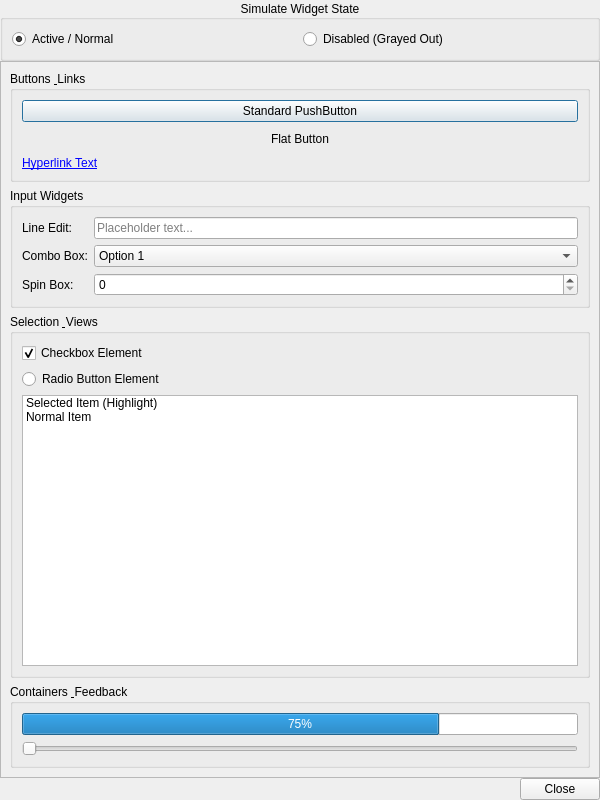
<?xml version="1.0" encoding="UTF-8"?>
<ui version="4.0">
 <class>ThemePreview</class>
 <widget class="QDialog" name="ThemePreview">
  <property name="geometry">
   <rect>
    <x>0</x>
    <y>0</y>
    <width>600</width>
    <height>800</height>
   </rect>
  </property>
  <property name="windowTitle">
   <string>Live Theme Preview</string>
  </property>
  <layout class="QVBoxLayout" name="lay_main">
   <property name="spacing">
    <number>0</number>
   </property>
   <property name="margin" stdset="0">
    <number>0</number>
   </property>
   <item>
    <widget class="QGroupBox" name="grp_state_sim">
     <property name="title">
      <string>Simulate Widget State</string>
     </property>
     <property name="alignment">
      <set>Qt::AlignCenter</set>
     </property>
     <layout class="QHBoxLayout" name="lay_state_sim">
      <item>
       <widget class="QRadioButton" name="rad_active">
        <property name="text">
         <string>Active / Normal</string>
        </property>
        <property name="checked">
         <bool>true</bool>
        </property>
       </widget>
      </item>
      <item>
       <widget class="QRadioButton" name="rad_disabled">
        <property name="text">
         <string>Disabled (Grayed Out)</string>
        </property>
       </widget>
      </item>
     </layout>
    </widget>
   </item>
   <item>
    <widget class="QScrollArea" name="sa_preview">
     <property name="widgetResizable">
      <bool>true</bool>
     </property>
     <widget class="QWidget" name="scrollContent">
      <property name="geometry">
       <rect>
        <x>0</x>
        <y>0</y>
        <width>598</width>
        <height>712</height>
       </rect>
      </property>
      <layout class="QVBoxLayout" name="lay_preview_content">
       <item>
        <widget class="QGroupBox" name="grp_buttons">
         <property name="title">
          <string>Buttons &amp; Links</string>
         </property>
         <layout class="QVBoxLayout" name="lay_buttons">
          <item>
           <widget class="QPushButton" name="btn_normal">
            <property name="text">
             <string>Standard PushButton</string>
            </property>
           </widget>
          </item>
          <item>
           <widget class="QPushButton" name="btn_flat">
            <property name="text">
             <string>Flat Button</string>
            </property>
            <property name="flat">
             <bool>true</bool>
            </property>
           </widget>
          </item>
          <item>
           <widget class="QLabel" name="l_link">
            <property name="text">
             <string>&lt;a href=&quot;#&quot;&gt;Hyperlink Text&lt;/a&gt;</string>
            </property>
           </widget>
          </item>
         </layout>
        </widget>
       </item>
       <item>
        <widget class="QGroupBox" name="grp_inputs">
         <property name="title">
          <string>Input Widgets</string>
         </property>
         <layout class="QFormLayout" name="lay_form">
          <item row="0" column="0">
           <widget class="QLabel" name="l_line_edit">
            <property name="text">
             <string>Line Edit:</string>
            </property>
           </widget>
          </item>
          <item row="0" column="1">
           <widget class="QLineEdit" name="edt_input">
            <property name="placeholderText">
             <string>Placeholder text...</string>
            </property>
           </widget>
          </item>
          <item row="1" column="0">
           <widget class="QLabel" name="l_combo">
            <property name="text">
             <string>Combo Box:</string>
            </property>
           </widget>
          </item>
          <item row="1" column="1">
           <widget class="QComboBox" name="cb_options">
            <item>
             <property name="text">
              <string>Option 1</string>
             </property>
            </item>
            <item>
             <property name="text">
              <string>Option 2</string>
             </property>
            </item>
           </widget>
          </item>
          <item row="2" column="0">
           <widget class="QLabel" name="l_spin">
            <property name="text">
             <string>Spin Box:</string>
            </property>
           </widget>
          </item>
          <item row="2" column="1">
           <widget class="QSpinBox" name="sb_value"/>
          </item>
         </layout>
        </widget>
       </item>
       <item>
        <widget class="QGroupBox" name="grp_selection">
         <property name="title">
          <string>Selection &amp; Views</string>
         </property>
         <layout class="QVBoxLayout" name="lay_selection">
          <item>
           <widget class="QCheckBox" name="chk_element">
            <property name="text">
             <string>Checkbox Element</string>
            </property>
            <property name="checked">
             <bool>true</bool>
            </property>
           </widget>
          </item>
          <item>
           <widget class="QRadioButton" name="rad_element">
            <property name="text">
             <string>Radio Button Element</string>
            </property>
           </widget>
          </item>
          <item>
           <widget class="QListWidget" name="lst_widget">
            <item>
             <property name="text">
              <string>Selected Item (Highlight)</string>
             </property>
            </item>
            <item>
             <property name="text">
              <string>Normal Item</string>
             </property>
            </item>
           </widget>
          </item>
         </layout>
        </widget>
       </item>
       <item>
        <widget class="QGroupBox" name="grp_progress">
         <property name="title">
          <string>Containers &amp; Feedback</string>
         </property>
         <layout class="QVBoxLayout" name="lay_progress">
          <item>
           <widget class="QProgressBar" name="prg_bar">
            <property name="value">
             <number>75</number>
            </property>
           </widget>
          </item>
          <item>
           <widget class="QSlider" name="sld_horizontal">
            <property name="orientation">
             <enum>Qt::Horizontal</enum>
            </property>
           </widget>
          </item>
         </layout>
        </widget>
       </item>
      </layout>
     </widget>
    </widget>
   </item>
   <item>
    <widget class="QDialogButtonBox" name="buttonBox">
     <property name="standardButtons">
      <set>QDialogButtonBox::Close</set>
     </property>
    </widget>
   </item>
  </layout>
 </widget>
 <resources/>
 <connections/>
</ui>
